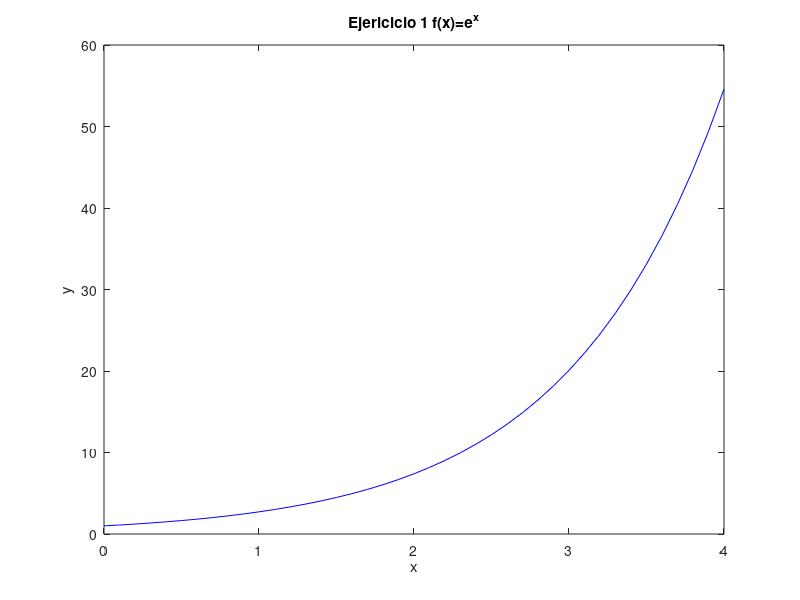

Here is the MATLAB script that generated this plot:
% Octave Script
% Title			:1.5 Teorema de Existencia
% Description		:Script para graficar el ejericio 1 de la actividad 1.5
% Author		:Luis Gerardo Cardozo Carranza (Gerard_CRS) luiscardozo161002@gmail.com
% Date			:20210504
% sion		        :1
% Usage			:octave> /path/Teorema_de_Existencia_Actividad_1.5_Luis Gerardo Cardozo Carranza_3202
% Notes			:Requiere aplicacion octave usar en consola preferentemente.

%Actividad_Ejercicio 2 f(x)=e^x,[0,4]
% Si se graficá su comportamiento es exponencial
%Limpiar variables.
clear
%Dominio de la funcion.
x=0:0.1:4;
%Valor de la funcion.
y=(e.^x);
%Genera la grafica 
plot(x,y,'b');
%Asigna un nombre a la grafica 
title("Ejericicio 1 f(x)=e^x");
%Etiqueta para x
xlabel("x");
%Etiqueta para y
ylabel("y");
